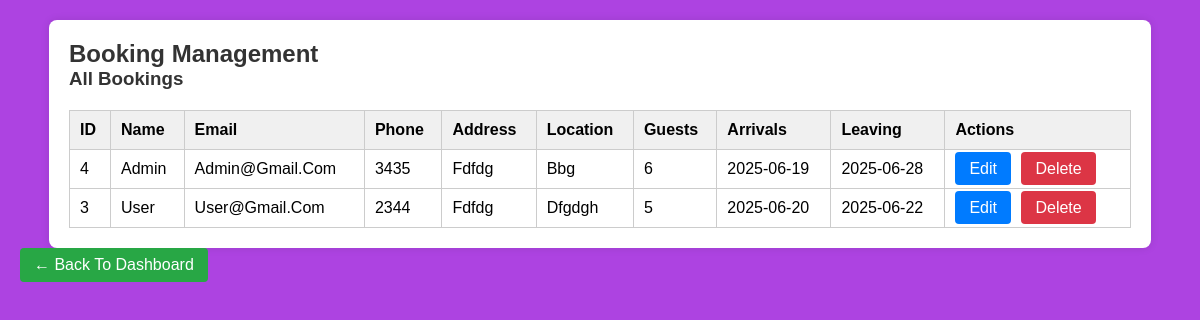
The page /admin/booking_manage.php on the database as committed earlier.
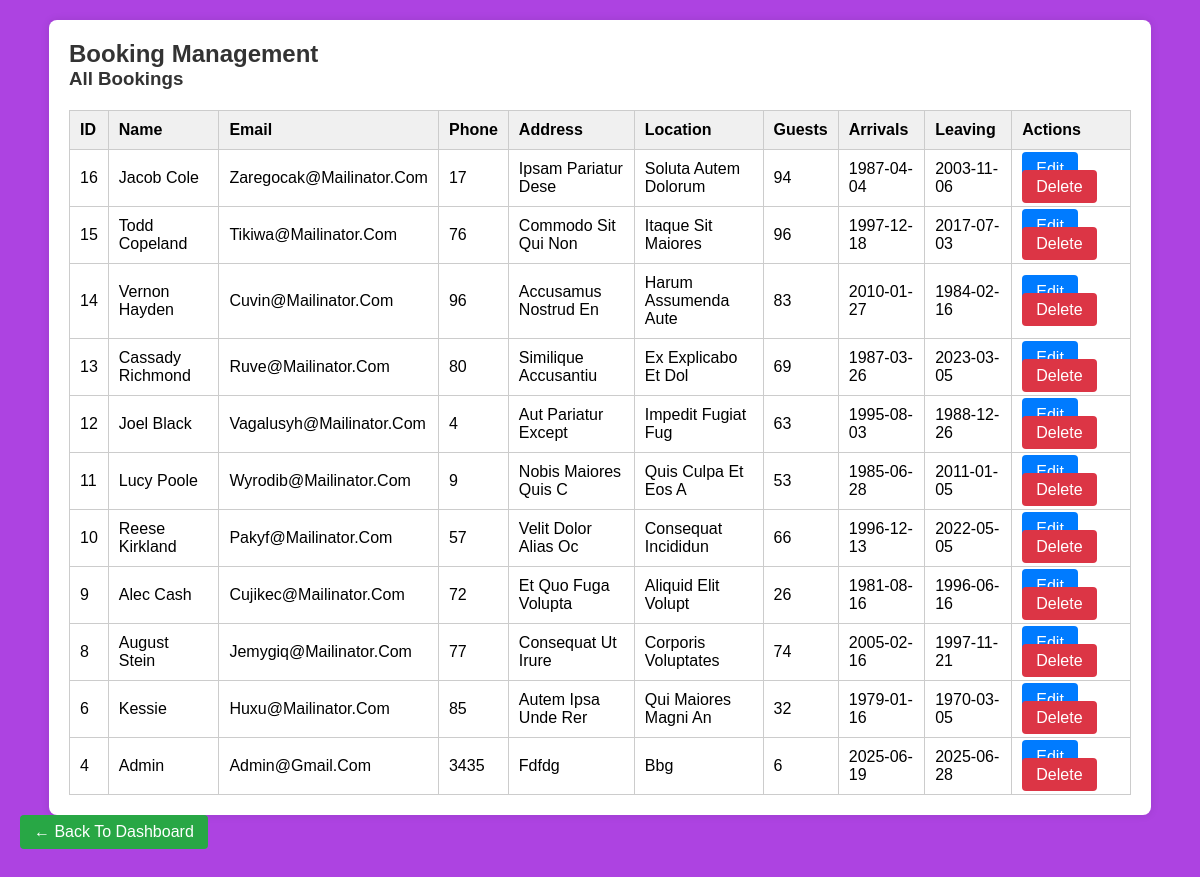
The same page on the database as committed later.
### tables this page shows
CREATE TABLE `booking_form` (
  `id` int(11) NOT NULL,
  `pakage_id` int(255) DEFAULT NULL,
  `name` varchar(100) NOT NULL,
  `email` varchar(100) NOT NULL,
  `phone` varchar(20) DEFAULT NULL,
  `address` varchar(255) DEFAULT NULL,
  `location` varchar(100) DEFAULT NULL,
  `guests` int(11) DEFAULT NULL,
  `arrivals` date DEFAULT NULL,
  `leaving` date DEFAULT NULL,
  `created_at` timestamp NOT NULL DEFAULT current_timestamp()
);

### admin/booking_manage.php (the view, shortened to what this page needs)
<?php
require_once "../config/dbConfig.php";
$bookingList = mysqli_query($conn, "SELECT * FROM booking_form ORDER BY created_at DESC");
?>
<!DOCTYPE html>
<html>
<head>
    <link rel="stylesheet" href="../admin/bookingManage.css">
</head>
<body>
<div class="container">
    <h2> Booking Management</h2>
    <h3>All Bookings</h3>
    <div class="table-container">
    <table>
        <thead>
        <tr>
            <th>ID</th><th>Name</th><th>Email</th><th>Phone</th><th>Address</th>
            <th>Location</th><th>Guests</th><th>Arrivals</th><th>Leaving</th><th>Actions</th>
        </tr>
        </thead>
        <tbody>
        <?php while ($row = mysqli_fetch_assoc($bookingList)) : ?>
            <tr>
                <td data-label="ID"><?= $row['id'] ?></td>
                <td data-label="Name"><?= htmlspecialchars($row['name']) ?></td>
                <td data-label="Email"><?= htmlspecialchars($row['email']) ?></td>
                <td data-label="Phone"><?= htmlspecialchars($row['phone']) ?></td>
                <td data-label="Address"><?= htmlspecialchars($row['address']) ?></td>
                <td data-label="Location"><?= htmlspecialchars($row['location']) ?></td>
                <td data-label="Guests"><?= $row['guests'] ?></td>
                <td data-label="Arrivals"><?= $row['arrivals'] ?></td>
                <td data-label="Leaving"><?= $row['leaving'] ?></td>
                <td data-label="Actions">
                    <a href="?edit=<?= $row['id'] ?>" class="edit-btn">Edit</a>
                    <a href="?delete=<?= $row['id'] ?>" class="delete-btn" onclick="return confirm('Delete this booking?')">Delete</a>
                </td>
            </tr>
        <?php endwhile; ?>
        </tbody>
    </table>
    </div>
</div>
<a href="dashboard.php" class="dashboard-btn">← Back to Dashboard</a>
</body>
</html>

### admin/bookingManage.css (style rules this page uses)
:root { --main-color: #ad43e1; --black: #222; --white: #fff; --light-black: #777; --light-white: #fff9; --dark-bg: rbga(0,0,0,.1); --light-bg: #eee; --border:.1rem solid var(--black); --box-shadow:0 .5rem 3rem rgba(0,0,0,.3); }
* { font-family: Arial, Helvetica, sans-serif; margin: 0; padding: 0; box-sizing: border-box; outline: none; border: none; text-decoration: none; text-transform: capitalize; }
body { font-family: sans-serif; background-color: var(--main-color); padding: 20px; }
.container { width: 95%; max-width: 1200px; margin: auto; background: #fff; padding: 20px; border-radius: 8px; box-shadow: 0 0 8px rgba(0, 0, 0, 0.1); }
h2, h3 { color: #333; }
button, .edit-btn, .delete-btn { background-color: #007bff; color: white; border: none; padding: 8px 14px; border-radius: 4px; text-decoration: none; margin-right: 6px; cursor: pointer; gap: 10px; }
.delete-btn { background-color: #dc3545; }
.table-container { overflow-x: auto; }
table { width: 100%; border-collapse: collapse; margin-top: 20px; min-width: 800px; }
table th, table td { border: 1px solid #ccc; padding: 10px; text-align: left; }
table th { background-color: #f0f0f0; }
.dashboard-btn { display: inline-block; background-color: #28a745; color: white; padding: 8px 14px; border-radius: 4px; text-decoration: none; margin-bottom: 20px; }

Rows that differ between the two databases and show on the page:
removed booking_form: id "3", name "User", email "User@gmail.com", phone "2344", address "Fdfdg", location "Dfgdgh", guests "5", arrivals "2025-06-20", leaving "2025-06-22"
added booking_form: id "16", name "Jacob Cole", email "Zaregocak@mailinator.com", phone "17", address "Ipsam Pariatur Dese", location "Soluta Autem Dolorum", guests "94", arrivals "1987-04-04", leaving "2003-11-06"
added booking_form: id "15", name "Todd Copeland", email "Tikiwa@mailinator.com", phone "76", address "Commodo Sit Qui Non", location "Itaque Sit Maiores", guests "96", arrivals "1997-12-18", leaving "2017-07-03"
added booking_form: id "14", name "Vernon Hayden", email "Cuvin@mailinator.com", phone "96", address "Accusamus Nostrud En", location "Harum Assumenda Aute", guests "83", arrivals "2010-01-27", leaving "1984-02-16"
added booking_form: id "13", name "Cassady Richmond", email "Ruve@mailinator.com", phone "80", address "Similique Accusantiu", location "Ex Explicabo Et Dol", guests "69", arrivals "1987-03-26", leaving "2023-03-05"
added booking_form: id "12", name "Joel Black", email "Vagalusyh@mailinator.com", phone "4", address "Aut Pariatur Except", location "Impedit Fugiat Fug", guests "63", arrivals "1995-08-03", leaving "1988-12-26"
added booking_form: id "11", name "Lucy Poole", email "Wyrodib@mailinator.com", phone "9", address "Nobis Maiores Quis C", location "Quis Culpa Et Eos A", guests "53", arrivals "1985-06-28", leaving "2011-01-05"
added booking_form: id "10", name "Reese Kirkland", email "Pakyf@mailinator.com", phone "57", address "Velit Dolor Alias Oc", location "Consequat Incididun", guests "66", arrivals "1996-12-13", leaving "2022-05-05"
added booking_form: id "9", name "Alec Cash", email "Cujikec@mailinator.com", phone "72", address "Et Quo Fuga Volupta", location "Aliquid Elit Volupt", guests "26", arrivals "1981-08-16", leaving "1996-06-16"
added booking_form: id "8", name "August Stein", email "Jemygiq@mailinator.com", phone "77", address "Consequat Ut Irure", location "Corporis Voluptates", guests "74", arrivals "2005-02-16", leaving "1997-11-21"
added booking_form: id "6", name "Kessie", email "Huxu@mailinator.com", phone "85", address "Autem Ipsa Unde Rer", location "Qui Maiores Magni An", guests "32", arrivals "1979-01-16", leaving "1970-03-05"
